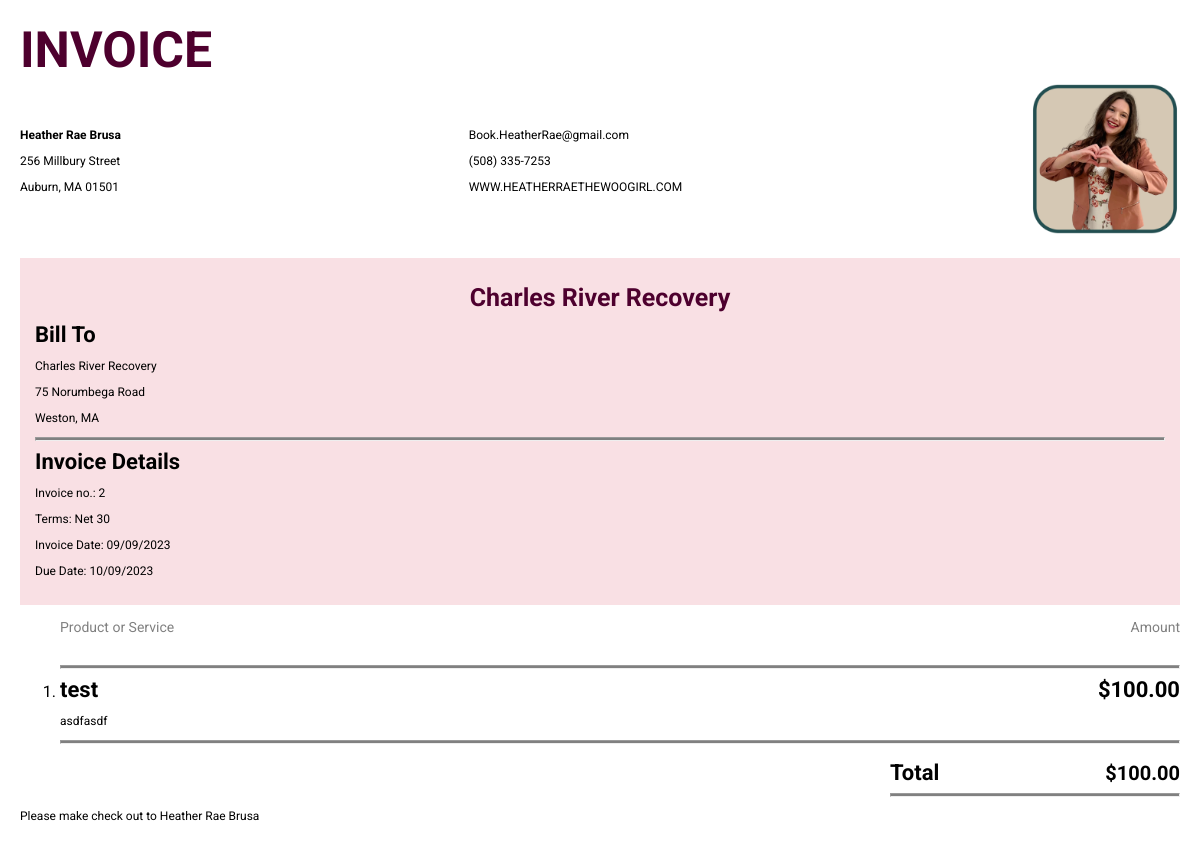
/invoice/2, run on the app's committed database.
### main.py (models this page shows)
class InvoiceTable(db.Model):
    __tablename__ = 'invoice_table'
    id = db.Column(db.Integer, primary_key=True)
    facility = db.Column(db.String(250))
    street = db.Column(db.String(250))
    town = db.Column(db.String(250))
    state = db.Column(db.String(250))
    zip_code = db.Column(db.String(250))
    date = db.Column(db.String(250))
    due_date = db.Column(db.String(250))
    price = db.Column(db.String(250))
    title = db.Column(db.String(250))
    description = db.Column(db.String(250))
    paid = db.Column(db.Boolean, default=False)
    paid_on = db.Column(db.String(250))
    data_base_id = db.Column(db.Integer, db.ForeignKey('database.id'))

### main.py (the view)
@app.route('/invoice/<int:invoice_id>', methods=['GET', 'POST'])
def invoice(invoice_id):
    invoice = InvoiceTable.query.filter_by(id=invoice_id).first()
    return render_template('invoice.html', invoice=invoice)

### templates/invoice.html (shortened to what this page needs)
<!DOCTYPE html>
<html lang="en">
<head>
    <link rel="stylesheet" href="{{ url_for('static', filename='../static/css/stylesheet.css') }}">
    <link rel="stylesheet" href="{{ url_for('static', filename='../static/css/invoice.css') }}">
</head>
<body>
    <h1>INVOICE</h1>
    <div class="headerContainer">
        <div>
            <p><b>Heather Rae Brusa</b></p>
            <p>256 Millbury Street</p>
            <p>Auburn, MA 01501</p>
        </div>
        <div>
            <p>Book.HeatherRae@gmail.com</p>
            <p>(508) 335-7253</p>
            <p>WWW.HEATHERRAETHEWOOGIRL.COM</p>
        </div>
        <div class="pictureContainer">
            <img src="{{ url_for('static', filename='../static/img/invoiceHeather.webp') }}" alt="picture of Heather Rae with her hands in the shape of a heart">
        </div>
    </div>
    <div class="coloredContainer">
        <div>
            <h2>{{ invoice.facility }}</h2>
            <h3>Bill To</h3>
            <p>{{ invoice.facility }}</p>
            <p>{{ invoice.street }}</p>
            <p>{{ invoice.town }}, {{ invoice.state }}</p>
        </div>
        <hr class="lineBreak">
        <div>
            <h3>Invoice Details</h3>
            <p>Invoice no.: {{ invoice.id }}</p>
            <p>Terms: Net 30</p>
            <p>Invoice Date: {{ invoice.date }}</p>
            <p>Due Date: {{ invoice.due_date }}</p>
        </div>
    </div>
    <div class="rowItems">
        <p class="productAmount productService">Product or Service</p>
        <p class="productAmount">Amount</p>
    </div>
    <ol>
        <li>
            <hr class="lineBreak">
            <div class="rowItems">
                <h3>{{ invoice.title }}</h3>
                <h3>${{ invoice.price }}</h3>
            </div>
            <p class="descriptionWidth">
                {{ invoice.description }}
            </p>
            <hr class="lineBreak">
        </li>
    </ol>
    <div class="totalContainer">
        <div class="rowItems">
            <h3>Total</h3>
            <h4>${{ invoice.price }}</h4>
        </div>
        <hr class="lineBreak">
    </div>
    <p>Please make check out to Heather Rae Brusa</p>
</body>
</html>

### static/css/stylesheet.css (style rules this page uses)
html, body { overflow-x: hidden; font-family: 'Roboto', sans-serif; }
body { background-color: #868B8E; font-family: 'Roboto', sans-serif; box-sizing: border-box; }
h1 { font-size: 80px; text-align: center; }
h2 { font-size: 40px; margin: 10px; }
h4 { opacity: 0; transition: opacity 0.5s ease; margin-top: 0px; margin-bottom: 0px; }
h2 { text-align: center; font-size: 35px; }
h3 { font-size: 30px; }
h4 { font-size: 30px; }
p { font-size: 30px; }
@media only screen and (max-width: 1200px) { h2 { font-size: 20px; } }
@media only screen and (max-width: 1200px) { h3 { font-size: 20px; } }
@media only screen and (max-width: 1200px) { h4 { font-size: 20px; } }
@media only screen and (max-width: 1200px) { p { font-size: 20px; } }

### static/css/invoice.css (style rules this page uses)
body { font-family: 'Roboto', sans-serif; margin-left: 20px; margin-right: 20px; background-color: white; }
h1 { color: rgb(78, 0, 46); font-size: 50px; margin-top: 10px; margin-bottom: 5px; text-align: left; }
p { font-size: 12px; }
h2 { color: rgb(78, 0, 46); font-size: 25px; }
h3 { font-size: 22px; margin: 0px; }
.rowItems h4 { opacity: 1; }
.headerContainer { display: flex; justify-content: space-between; align-items: center; z-index: 2; }
.pictureContainer img { width: 150px; z-index: 1; transform: scaleX(-1); }
.coloredContainer { background-color: rgb(249, 224, 228); padding: 15px; margin-top: 20px; }
.lineBreak { background-color: grey; height: 2px; }
.productAmount { color: grey; font-size: 14px; }
.productService { margin-left: 40px; }
.rowItems { display: flex; justify-content: space-between; align-items: center; }
.descriptionWidth { width: 35%; }
.totalContainer { width: 25%; margin-left: auto; }

### data on the page
InvoiceTable: facility "Charles River Recovery", street "75 Norumbega Road", town "Weston", state "MA", id "2", date "09/09/2023", due_date "10/09/2023", title "test", price "100.00", description "asdfasdf"
